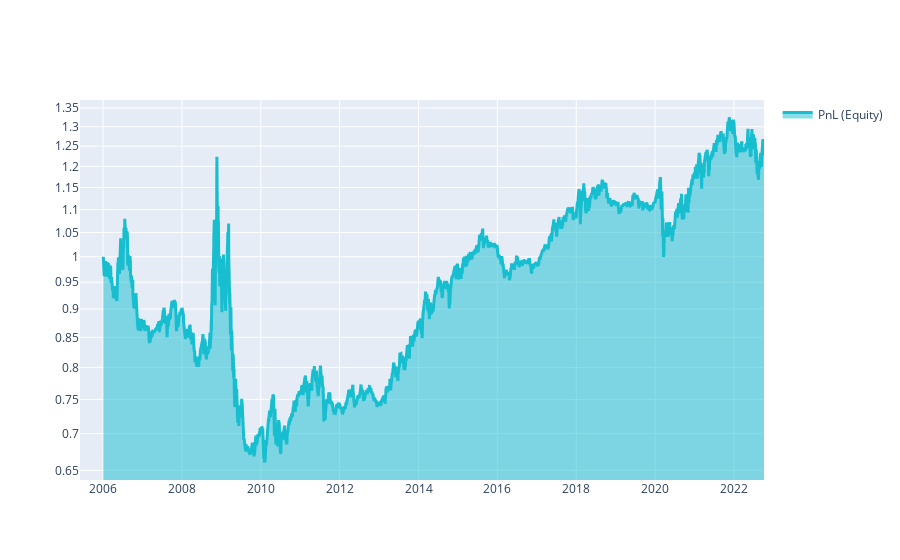

Here is the notebook cell this chart was saved with:
### Markdown cell above
# Q18 Quick Start

This template shows you the basic steps for taking part to the **Q18 NASDAQ-100 Stock Long-Short contest**.

### Code cell
# ! conda install -y scikit-learn

import xarray as xr

import qnt.ta as qnta
import qnt.data as qndata
import qnt.output as qnout
import qnt.stats as qns
import qnt.stats as qnstats

data = qndata.stocks.load_ndx_data(min_date="2005-06-01")

close     = data.sel(field="close")
is_liquid = data.sel(field="is_liquid")
sma_slow  = qnta.sma(close,  400)
sma_fast  = qnta.sma(close, 40)
weights   = xr.where(sma_slow < sma_fast, 1, -1)
weights   = weights * is_liquid

weights = qnout.clean(weights, data, "stocks_nasdaq100")

# calc stats
stats = qns.calc_stat(data, weights.sel(time=slice("2006-01-01", None)))
display(stats.to_pandas().tail())

# graph
performance = stats.to_pandas()["equity"]
import qnt.graph as qngraph

qngraph.make_plot_filled(performance.index, performance, name="PnL (Equity)", type="log")

def get_sharpe(market_data, weights):
    rr = qnstats.calc_relative_return(market_data, weights)
    sharpe = qnstats.calc_sharpe_ratio_annualized(rr).values[-1]
    return sharpe

sharpe = get_sharpe(data, weights)
print("Sharpe Ratio: ",sharpe)

### Figure 1 — Plotly figure (JSON) as saved in the notebook; plotly's stock layout.template omitted (floating-point values rounded to 4 significant figures; data arrays with more than 128 entries replaced by an {"elided": "..."} marker saying what was removed)
{"data": [{"fill": "tonexty", "line": {"color": "#17BECF", "width": 3}, "name": "PnL (Equity)", "type": "scatter", "x": {"elided": "4369 str values"}, "y": {"elided": "4369 float values"}}], "layout": {"autosize": true, "showlegend": true, "xaxis": {"autorange": true, "range": ["2005-06-01", "2022-10-06"], "type": "date"}, "yaxis": {"range": [-0.1956, 0.1373], "type": "log"}}}
